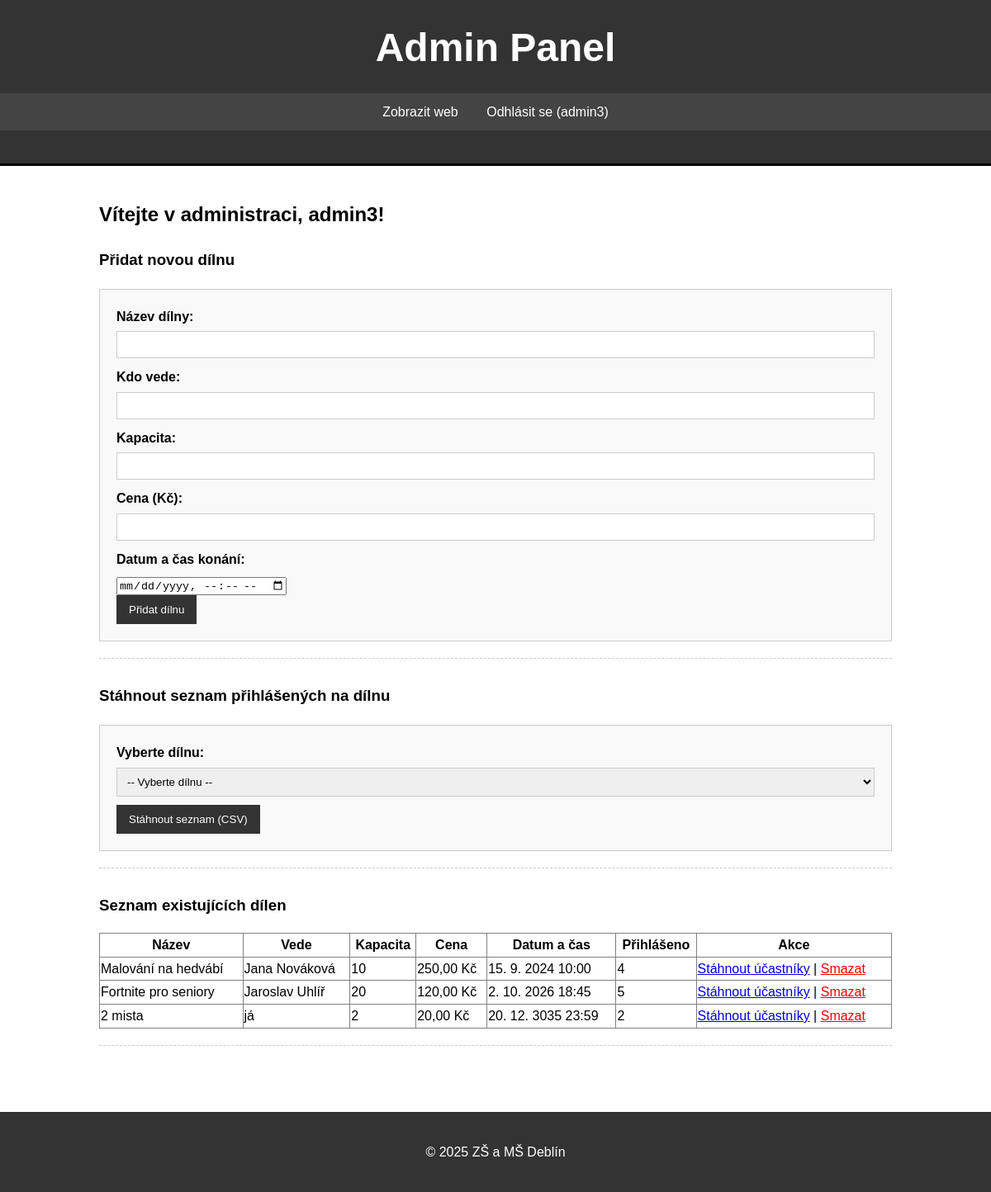
Screenshot of /admin/admin_panel.php (signed in) with the database file from the repository.
### tables this page shows
CREATE TABLE `dilny` (
  `id_dilna` int(11) NOT NULL,
  `nazev_dilna` varchar(255) NOT NULL,
  `vedouci` varchar(255) NOT NULL,
  `kapacita` int(11) NOT NULL,
  `cena` decimal(10,2) NOT NULL,
  `datum_konani` datetime NOT NULL
);

### admin/admin_panel.php (the view, shortened to what this page needs)
<?php
require_once '../includes/db_config.php';
$stmt_vsechny_dilny = $pdo->query("SELECT id_dilna, nazev_dilna FROM dilny ORDER BY nazev_dilna");
$vsechny_dilny = $stmt_vsechny_dilny->fetchAll(PDO::FETCH_ASSOC);
?>
<!DOCTYPE html>
<html lang="cs">
<head>
    <link rel="stylesheet" href="../css/styles.css">
</head>
<body>
    <header>
        <h1>Admin Panel</h1>
        <nav>
            <ul>
                <li><a href="../index.php">Zobrazit web</a></li>
                <li><a href="logout.php">Odhlásit se (<?php echo htmlspecialchars($_SESSION['admin_username']); ?>)</a></li>
            </ul>
        </nav>
    </header>
    <div class="container">
        <h2>Vítejte v administraci, <?php echo htmlspecialchars($_SESSION['admin_username']); ?>!</h2>
        <section class="admin-section">
            <h3>Přidat novou dílnu</h3>
            <form action="pridej_dilnu.php" method="post">
                <div>
                    <label for="nazev_dilna">Název dílny:</label>
                    <input type="text" id="nazev_dilna" name="nazev_dilna" required>
                </div>
                <div>
                    <label for="vedouci">Kdo vede:</label>
                    <input type="text" id="vedouci" name="vedouci" required>
                </div>
                <div>
                    <label for="kapacita">Kapacita:</label>
                    <input type="number" id="kapacita" name="kapacita" min="1" required>
                </div>
                <div>
                    <label for="cena">Cena (Kč):</label>
                    <input type="number" id="cena" name="cena" step="0.01" min="0" required>
                </div>
                <div>
                    <label for="datum_konani">Datum a čas konání:</label>
                    <input type="datetime-local" id="datum_konani" name="datum_konani" required>
                </div>
                <div>
                    <input type="submit" value="Přidat dílnu">
                </div>
            </form>
        </section>
        <section class="admin-section">
            <h3>Stáhnout seznam přihlášených na dílnu</h3>
            <?php if (empty($vsechny_dilny)): ?>
                <p>Zatím nebyly vytvořeny žádné dílny.</p>
            <?php else: ?>
                <form action="stahni_ucastniky.php" method="get" target="_blank">
                    <div>
                        <label for="id_dilna_download">Vyberte dílnu:</label>
                        <select name="id_dilna" id="id_dilna_download" required>
                            <option value="">-- Vyberte dílnu --</option>
                        </select>
                    </div>
                    <div>
                        <input type="submit" value="Stáhnout seznam (CSV)">
                    </div>
                </form>
            <?php endif; ?>
        </section>
        <section class="admin-section">
            <h3>Seznam existujících dílen</h3>
            <?php
            $stmt_existujici_dilny = $pdo->query("SELECT id_dilna, nazev_dilna, vedouci, kapacita, cena, datum_konani FROM dilny ORDER BY datum_konani ASC");
            $existujici_dilny = $stmt_existujici_dilny->fetchAll(PDO::FETCH_ASSOC);
            ?>
            <?php if (empty($existujici_dilny)): ?>
                <p>Nebyly nalezeny žádné dílny.</p>
            <?php else: ?>
                <table border="1" style="width:100%; border-collapse: collapse;">
                    <thead>
                        <tr>
                            <th>Název</th>
                            <th>Vede</th>
                            <th>Kapacita</th>
                            <th>Cena</th>
                            <th>Datum a čas</th>
                            <th>Přihlášeno</th>
                            <th>Akce</th>
                        </tr>
                    </thead>
                    <tbody>
                        <?php foreach($existujici_dilny as $ex_dilna): ?>
                            <?php
                                $stmt_pocet_pr = $pdo->prepare("SELECT COUNT(*) FROM prihlasky WHERE id_dilna = ?");
                                $stmt_pocet_pr->execute([$ex_dilna['id_dilna']]);
                                $pocet_prihlasenych = $stmt_pocet_pr->fetchColumn();
                            ?>
                            <tr>
                                <td><?php echo htmlspecialchars($ex_dilna['nazev_dilna']); ?></td>
                                <td><?php echo htmlspecialchars($ex_dilna['vedouci']); ?></td>
                                <td><?php echo htmlspecialchars($ex_dilna['kapacita']); ?></td>
                                <td><?php echo htmlspecialchars(number_format($ex_dilna['cena'], 2, ',', ' ')); ?> Kč</td>
                                <td><?php echo (new DateTime($ex_dilna['datum_konani']))->format('j. n. Y H:i'); ?></td>
                                <td><?php echo $pocet_prihlasenych; ?></td>
                                <td>
                                    <a href="stahni_ucastniky.php?id_dilna=<?php echo $ex_dilna['id_dilna']; ?>" target="_blank">Stáhnout účastníky</a>
                                    |
                                    <a href="smaz_dilnu.php?id_dilna=<?php echo $ex_dilna['id_dilna']; ?>"
                                       onclick="return confirm('Opravdu chcete smazat dílnu \'<?php echo htmlspecialchars(addslashes($ex_dilna['nazev_dilna'])); ?>\'? Tímto krokem smažete i všechny přihlášky na tuto dílnu!');"
                                       style="color: red;">Smazat</a>
                                </td>
                            </tr>
                        <?php endforeach; ?>
                    </tbody>
                </table>
            <?php endif; ?>
        </section>
    </div>
    <footer>
        <p>© <?php echo date("Y"); ?> ZŠ a MŠ Deblín</p>
    </footer>
</body>
</html>

### css/styles.css (style rules this page uses)
body { font-family: Arial, sans-serif; margin: 0; padding: 0; background-color: #fff; color: #000; line-height: 1.6; }
.container { width: 80%; margin: auto; overflow: hidden; padding: 20px; }
header { background: #333; color: #fff; padding: 20px 0; text-align: center; border-bottom: #000 3px solid; }
header h1 { margin: 0; font-size: 3em; }
nav ul { padding: 0; list-style: none; text-align: center; background: #444; margin-bottom: 20px; }
nav ul li { display: inline; }
nav ul li a { color: #fff; padding: 10px 15px; display: inline-block; text-decoration: none; }
form { margin-top: 20px; padding: 20px; border: 1px solid #ccc; background-color: #f9f9f9; }
form label { display: block; margin-bottom: 5px; font-weight: bold; }
form input[type="text"], form input[type="password"], form input[type="number"], form input[type="date"], form textarea, form select { width: 100%; padding: 8px; margin-bottom: 10px; border: 1px solid #ccc; box-sizing: border-box; }
form input[type="submit"], button { background: #333; color: #fff; padding: 10px 15px; border: none; cursor: pointer; text-decoration: none; }
footer { text-align: center; padding: 20px; margin-top: 30px; background: #333; color: #fff; }
.admin-section { margin-bottom: 30px; padding-bottom: 20px; border-bottom: 1px dashed #ccc; }

### rows the page displays
dilny: nazev_dilna "Malování na hedvábí", vedouci "Jana Nováková", kapacita "10", cena "250,00", datum_konani "15. 9. 2024 10:00", pocet_prihlasenych "4"
dilny: nazev_dilna "Fortnite pro seniory", vedouci "Jaroslav Uhlíř", kapacita "20", cena "120,00", datum_konani "2. 10. 2026 18:45", pocet_prihlasenych "5"
dilny: nazev_dilna "2 mista", vedouci "já", kapacita "2", cena "20,00", datum_konani "20. 12. 3035 23:59", pocet_prihlasenych "2"

### other values shown
$_SESSION['admin_username'] "admin3"
